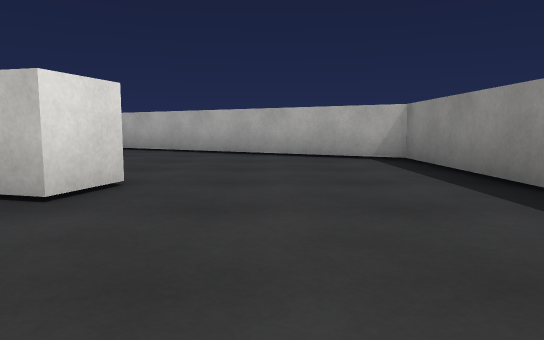
view 1 (above)

23 first-person views from a walk through a scene from a Unity 3-D project. The camera is 0.58 m above the floor, tilts 6° down and sees 70° across. The floor is counted in squares, 1 m on a side. Each view is taken from the middle of a square. On the plan, view 1 faces up. The plan holds only what a view shows up to about 10 squares ahead; the rest is blank. The place goes on beyond the plan. The player is left out. Surface patterns are stand-ins for the level's own textures.

view 2
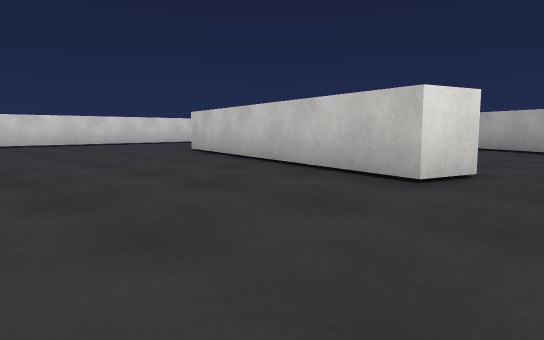

view 3
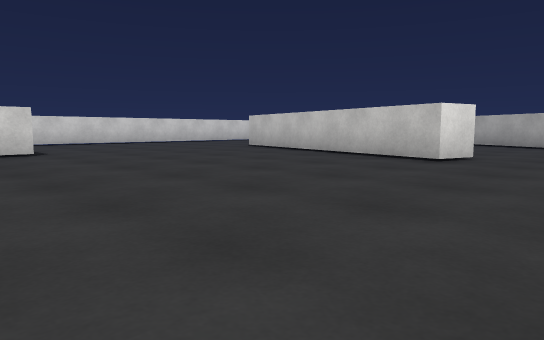

view 4
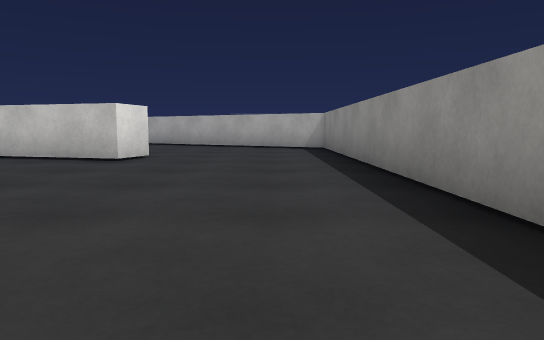

view 5
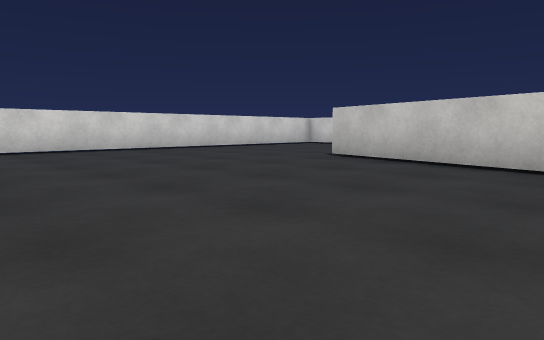

view 6
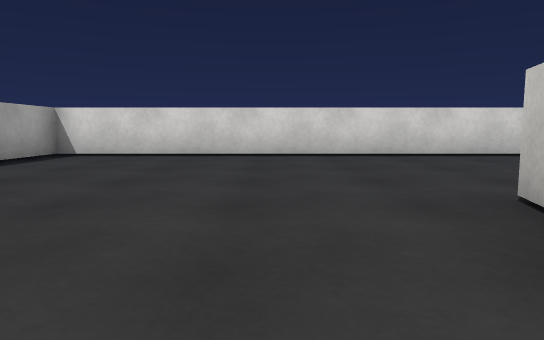

view 7
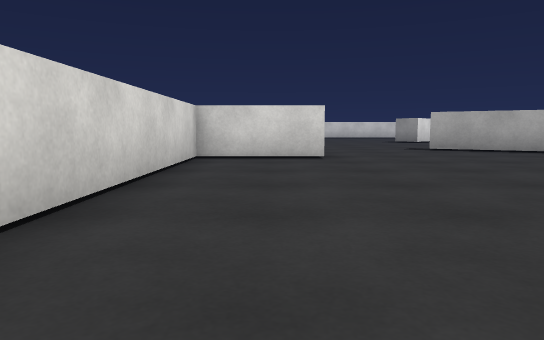

view 8
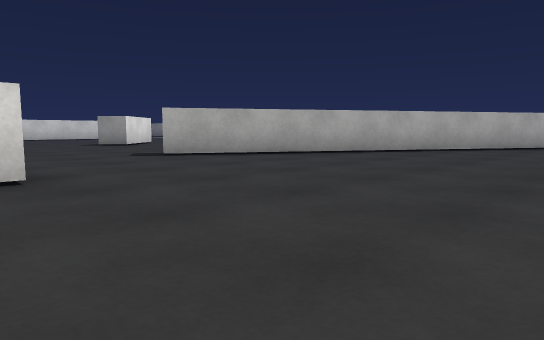

view 9
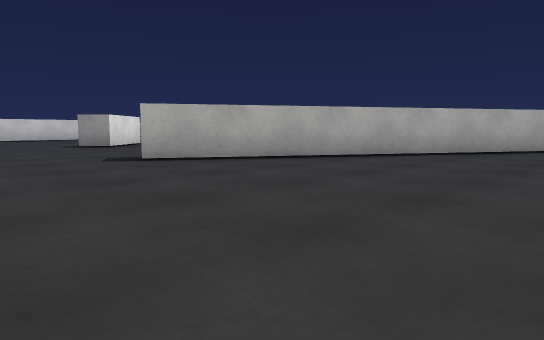

view 10
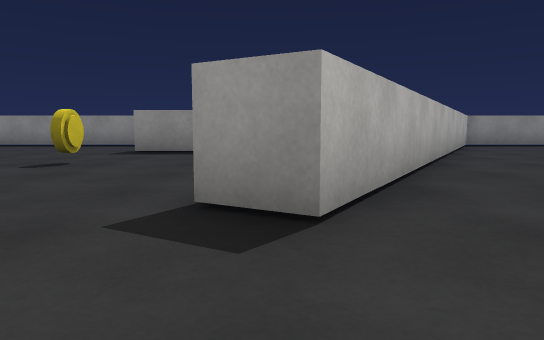

view 11
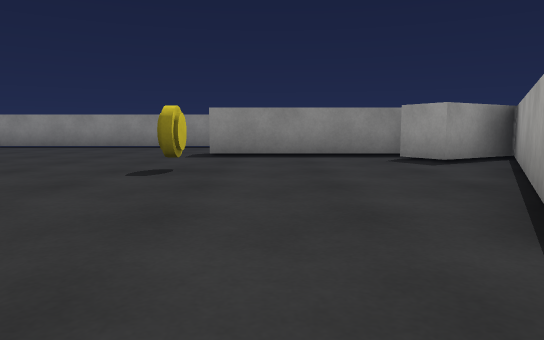

view 12
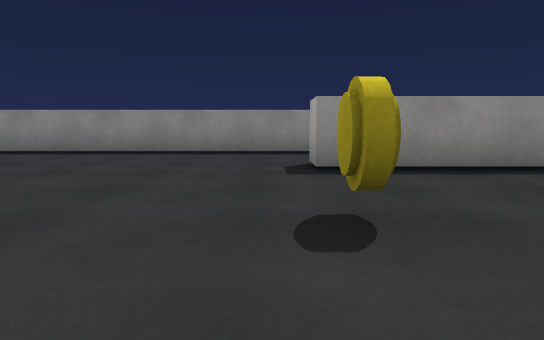

view 13
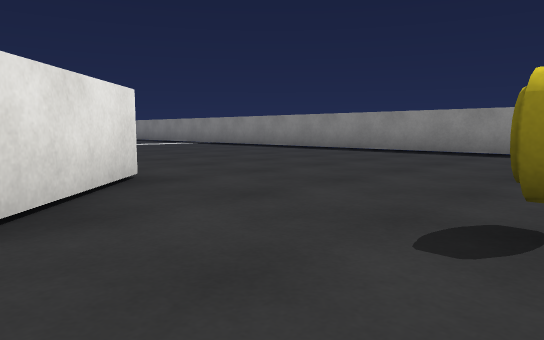

view 14
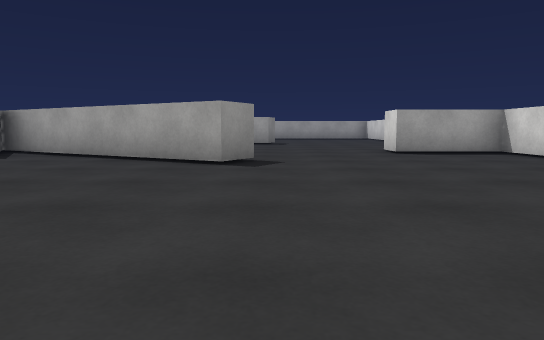

view 15
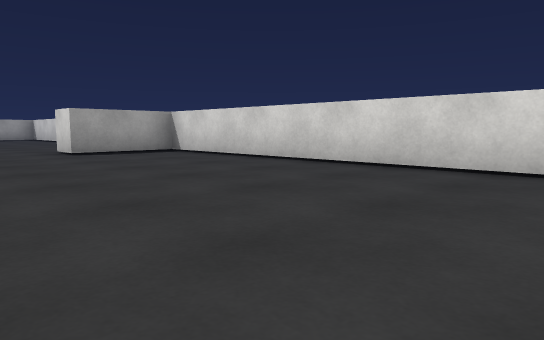

view 16
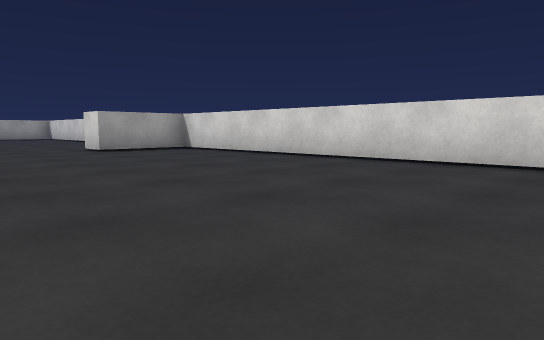

view 17
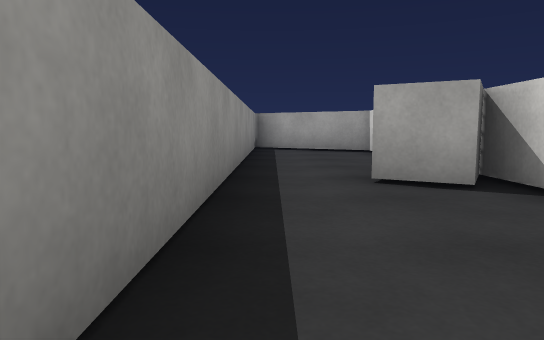

view 18
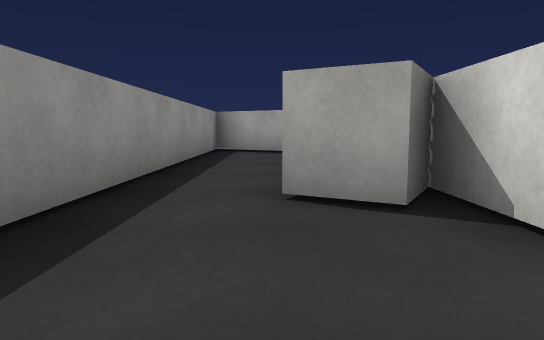

view 19
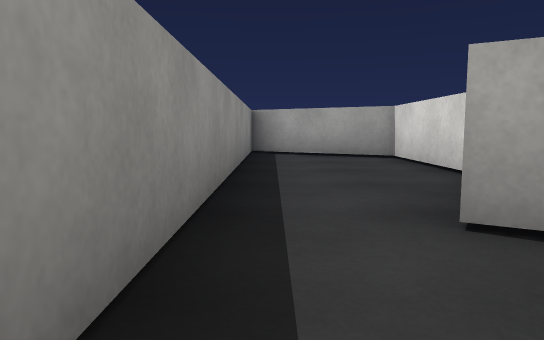

view 20
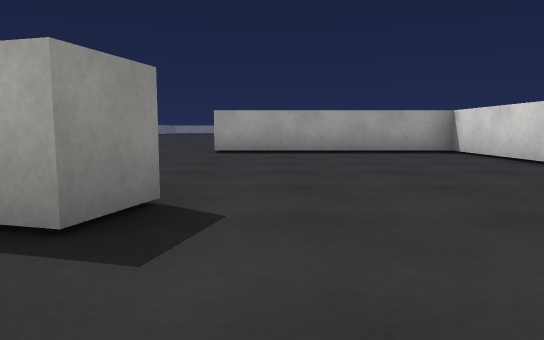

view 21
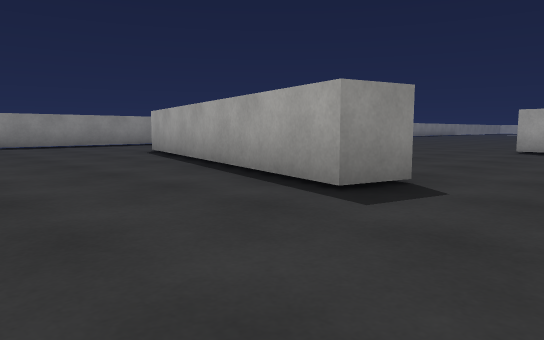

view 22
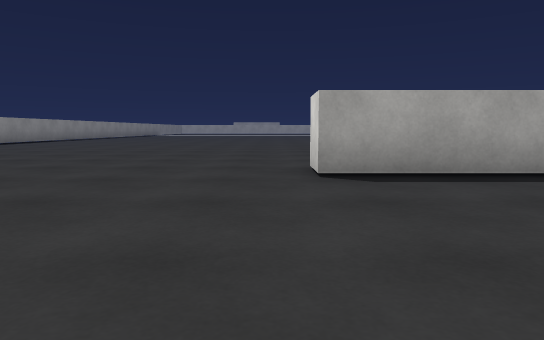

view 23
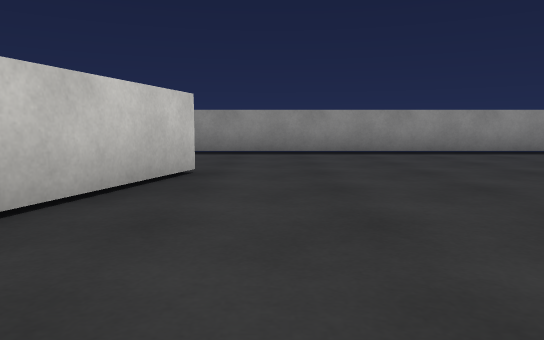

### Floor plan
Points are (right, up) in squares from view 1. A wall is a line through its corners. A room is listed if a view was taken in it or the views show most of it. See-through windows are left out.
Room 1 (views 1, 2, 3, 4, 5, 6, 7, 8, 9, 10, 11, 12, 13, 14, 15, 16, 17, 18, 19, 20, 21, 22, 23)
walls: (-8.9, 6) (-1.5, 4) (-1.8, 3) (-9.1, 5) (-8.9, 6); (-3.2, 13) (-2.3, 13.5); (-1.5, 13.1) (-1.5, 17.4) (-0.5, 17.4); (-0.5, 13.1) (-0.5, 10.1) (2.5, 8.4) (2.5, 22.5); (-0.5, 17) (-0.5, 15.4) (0, 16.3) (1, 15.8); (-4.8, 21.5) (-6.6, 19.7); (-14.5, 20.9) (-14.5, 11.7) (-12, 11.7) (-12, 10.7) (-14.5, 10.7) (-14.5, -1.7) (-8.6, -1.7) (-8.6, -2.8); (2.5, -4.5) (2.5, 7.3) (-8.7, 13.7) (-8.2, 14.6) (-2.1, 11.1)
objects: other object (-5, 17)

Where each view was taken, in squares from view 1:
view 1: 0 up, 0 right, facing up
view 2: 1 down, 0 right, facing up-left
view 3: 4 down, 1 right, facing up-left
view 4: 4 down, 1 right, facing up
view 5: 2 down, 4 left, facing up-left
view 6: 3 up, 6 left, facing left
view 7: 3 up, 13 left, facing up
view 8: 6 up, 13 left, facing up-right
view 9: 7 up, 12 left, facing up-right
view 10: 14 up, 11 left, facing right
view 11: 16 up, 10 left, facing right
view 12: 18 up, 7 left, facing right
view 13: 17 up, 7 left, facing up-right
view 14: 21 up, 9 left, facing down
view 15: 21 up, 9 left, facing down-left
view 16: 22 up, 8 left, facing down-left
view 17: 20 up, 2 right, facing down
view 18: 19 up, 1 right, facing down
view 19: 18 up, 2 right, facing down
view 20: 8 up, 10 left, facing down
view 21: 9 up, 11 left, facing down-right
view 22: 3 up, 8 left, facing down
view 23: 2 up, 7 left, facing right
